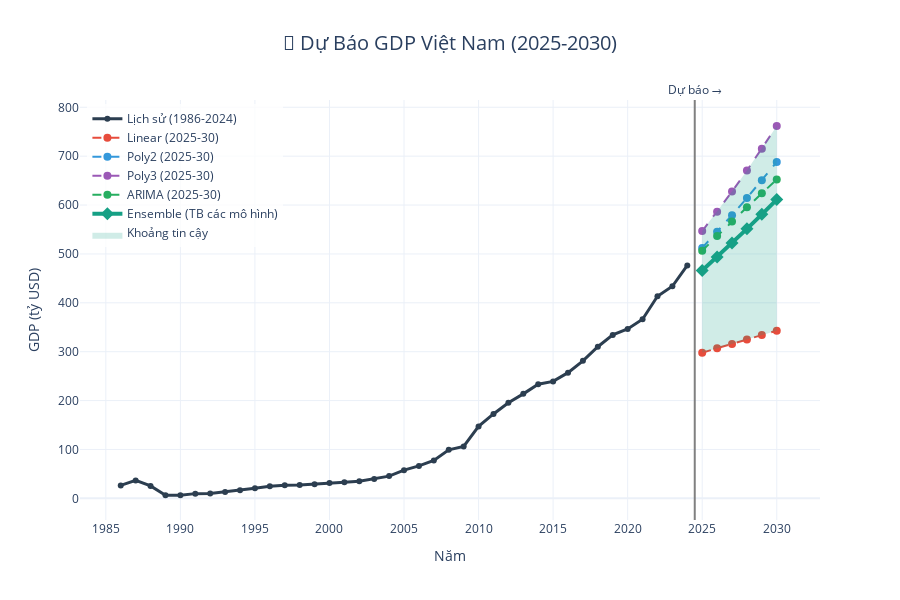

Source (notebook cell):
### Markdown cell above
### 1.4 Ensemble Forecast & Visualization

### Code cell
# Calculate ensemble (average of all models)
model_cols = [col for col in ['Linear', 'Poly2', 'Poly3', 'ARIMA', 'Prophet'] if col in forecast_df.columns]
forecast_df['Ensemble'] = forecast_df[model_cols].mean(axis=1)
forecast_df['Min'] = forecast_df[model_cols].min(axis=1)
forecast_df['Max'] = forecast_df[model_cols].max(axis=1)

print("\n📊 Final GDP Forecasts with Confidence Range:\n")
for idx, row in forecast_df.iterrows():
    print(f"{row['Year']:.0f}: ${row['Ensemble']:.1f}B (Range: ${row['Min']:.1f}B - ${row['Max']:.1f}B)")

# Create visualization
fig = go.Figure()

# Historical data
fig.add_trace(go.Scatter(
    x=gdp_data['Year'],
    y=gdp_data['GDPTotalBillion'],
    mode='lines+markers',
    name='Lịch sử (1986-2024)',
    line=dict(color='#2c3e50', width=3),
    marker=dict(size=6)
))

# Add each model's forecast
colors = {'Linear': '#e74c3c', 'Poly2': '#3498db', 'Poly3': '#9b59b6', 
          'ARIMA': '#27ae60', 'Prophet': '#f39c12'}

for col in model_cols:
    fig.add_trace(go.Scatter(
        x=forecast_df['Year'],
        y=forecast_df[col],
        mode='lines+markers',
        name=f'{col} (2025-30)',
        line=dict(color=colors.get(col, '#95a5a6'), width=2, dash='dash'),
        marker=dict(size=8)
    ))

# Add ensemble forecast
fig.add_trace(go.Scatter(
    x=forecast_df['Year'],
    y=forecast_df['Ensemble'],
    mode='lines+markers',
    name='Ensemble (TB các mô hình)',
    line=dict(color='#16a085', width=4),
    marker=dict(size=10, symbol='diamond')
))

# Add confidence interval
fig.add_trace(go.Scatter(
    x=forecast_df['Year'].tolist() + forecast_df['Year'].tolist()[::-1],
    y=forecast_df['Max'].tolist() + forecast_df['Min'].tolist()[::-1],
    fill='toself',
    fillcolor='rgba(22, 160, 133, 0.2)',
    line=dict(color='rgba(255,255,255,0)'),
    name='Khoảng tin cậy',
    showlegend=True
))

# Add vertical line at 2024
fig.add_vline(
    x=2024.5,
    line_dash="solid",
    line_color="gray",
    line_width=2,
    annotation_text="Dự báo →",
    annotation_position="top"
)

fig.update_layout(
    title={
        'text': '🔮 Dự Báo GDP Việt Nam (2025-2030)',
        'x': 0.5,
        'xanchor': 'center',
        'font': {'size': 20}
    },
    xaxis_title='Năm',
    yaxis_title='GDP (tỷ USD)',
    height=600,
    template='plotly_white',
    hovermode='x unified',
    legend=dict(
        yanchor="top",
        y=0.99,
        xanchor="left",
        x=0.01,
        bgcolor="rgba(255,255,255,0.8)"
    )
)

fig.show()

### Figure 1 — Plotly figure (JSON) as saved in the notebook; plotly's stock layout.template omitted (floating-point values rounded to 4 significant figures)
{"data": [{"line": {"color": "#2c3e50", "width": 3}, "marker": {"size": 6}, "mode": "lines+markers", "name": "Lịch sử (1986-2024)", "type": "scatter", "x": [1986, 1987, 1988, 1989, 1990, 1991, 1992, 1993, 1994, 1995, 1996, 1997, 1998, 1999, 2000, 2001, 2002, 2003, 2004, 2005, 2006, 2007, 2008, 2009, 2010, 2011, 2012, 2013, 2014, 2015, 2016, 2017, 2018, 2019, 2020, 2021, 2022, 2023, 2024], "y": [26.34, 36.66, 25.42, 6.293, 6.472, 9.613, 9.867, 13.18, 16.29, 20.74, 24.66, 26.84, 27.21, 28.68, 31.17, 32.69, 35.06, 39.55, 45.43, 57.63, 66.37, 77.41, 99.13, 106.0, 147.2, 172.6, 195.6, 213.7, 233.5, 239.3, 257.1, 281.4, 310.1, 334.4, 346.6, 366.5, 413.4, 433.9, 476.4]}, {"line": {"color": "#e74c3c", "dash": "dash", "width": 2}, "marker": {"size": 8}, "mode": "lines+markers", "name": "Linear (2025-30)", "type": "scatter", "x": [2025, 2026, 2027, 2028, 2029, 2030], "y": [298.0, 307.0, 316.0, 325.0, 334.0, 342.9]}, {"line": {"color": "#3498db", "dash": "dash", "width": 2}, "marker": {"size": 8}, "mode": "lines+markers", "name": "Poly2 (2025-30)", "type": "scatter", "x": [2025, 2026, 2027, 2028, 2029, 2030], "y": [512.3, 545.3, 579.4, 614.5, 650.7, 687.9]}, {"line": {"color": "#9b59b6", "dash": "dash", "width": 2}, "marker": {"size": 8}, "mode": "lines+markers", "name": "Poly3 (2025-30)", "type": "scatter", "x": [2025, 2026, 2027, 2028, 2029, 2030], "y": [546.8, 586.3, 627.6, 670.5, 715.3, 761.7]}, {"line": {"color": "#27ae60", "dash": "dash", "width": 2}, "marker": {"size": 8}, "mode": "lines+markers", "name": "ARIMA (2025-30)", "type": "scatter", "x": [2025, 2026, 2027, 2028, 2029, 2030], "y": [506.8, 536.7, 566.2, 595.3, 624.0, 652.3]}, {"line": {"color": "#16a085", "width": 4}, "marker": {"size": 10, "symbol": "diamond"}, "mode": "lines+markers", "name": "Ensemble (TB các mô hình)", "type": "scatter", "x": [2025, 2026, 2027, 2028, 2029, 2030], "y": [466.0, 493.8, 522.3, 551.3, 581.0, 611.2]}, {"fill": "toself", "fillcolor": "rgba(22, 160, 133, 0.2)", "line": {"color": "rgba(255,255,255,0)"}, "name": "Khoảng tin cậy", "showlegend": true, "type": "scatter", "x": [2025, 2026, 2027, 2028, 2029, 2030, 2030, 2029, 2028, 2027, 2026, 2025], "y": [546.8, 586.3, 627.6, 670.5, 715.3, 761.7, 342.9, 334.0, 325.0, 316.0, 307.0, 298.0]}], "layout": {"annotations": [{"showarrow": false, "text": "Dự báo →", "x": 2024.0, "xanchor": "center", "xref": "x", "y": 1, "yanchor": "bottom", "yref": "y domain"}], "height": 600, "hovermode": "x unified", "legend": {"bgcolor": "rgba(255,255,255,0.8)", "x": 0.01, "xanchor": "left", "y": 0.99, "yanchor": "top"}, "shapes": [{"line": {"color": "gray", "dash": "solid", "width": 2}, "type": "line", "x0": 2024.0, "x1": 2024.0, "xref": "x", "y0": 0, "y1": 1, "yref": "y domain"}], "title": {"font": {"size": 20}, "text": "🔮 Dự Báo GDP Việt Nam (2025-2030)", "x": 0.5, "xanchor": "center"}, "xaxis": {"title": {"text": "Năm"}}, "yaxis": {"title": {"text": "GDP (tỷ USD)"}}}}
